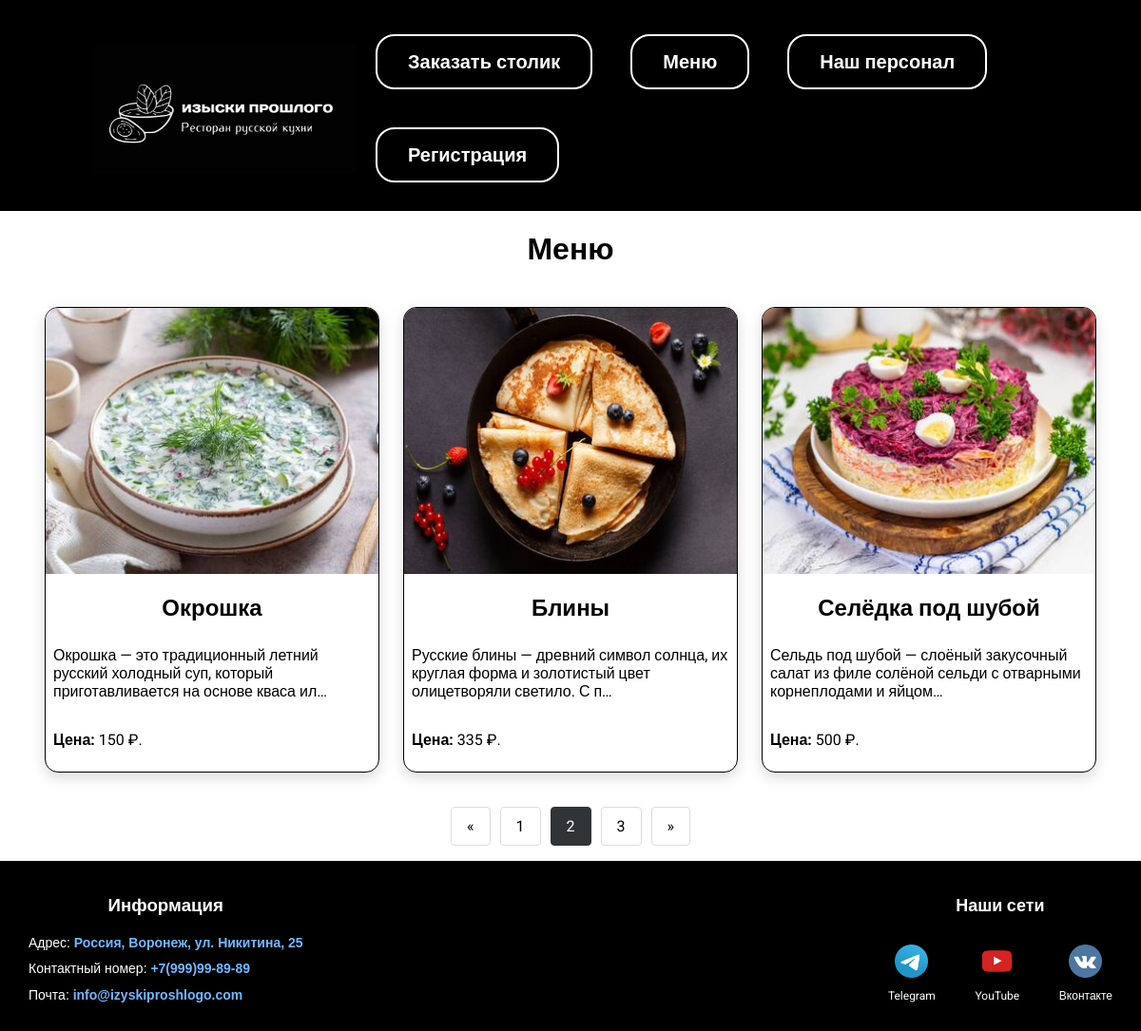
/menu/?page=2, run on the app's committed database.
### view/models.py (models this page shows, shortened)
class Menu(models.Model):
    title = models.CharField(max_length=100)
    image = models.ImageField(upload_to='images/')
    recipe = models.CharField(max_length=2000)
    ingredients = models.CharField(max_length=1000)
    price = models.DecimalField(max_digits=10, decimal_places=2)
    slug = models.SlugField(max_length=250, unique=True)
    class Meta:
        verbose_name = 'блюдо'
        verbose_name_plural = 'Меню'

### view/views.py (the view)
# urls.py: path('menu/', views.menu, name='menu'),
def menu(request):
    menu_items = Menu.objects.all()
    paginator = Paginator(menu_items, 3)
    page = request.GET.get('page')
    try:
        menu_items = paginator.page(page)
    except PageNotAnInteger:
        menu_items = paginator.page(1)
    except EmptyPage:
        menu_items = paginator.page(paginator.num_pages)
    return render(request, 'view/menu.html', {"menu": menu_items})

### view/templates/view/menu.html
{% extends 'view/base.html' %}
{% load static %}
{% block content %}
<div class="center_pers"><h1>Меню</h1></div>
<div class="column">
    {% for item in menu %}
    <div class="menu-card">
        <a href="{% url 'dish' item.slug %}"><img class="menu-image" src="{{ item.image.url }}"></a>
        <div class="menu-content">
            <h3 class="menu-title">{{ item.title }}</h3>
            <p class="menu-recipe">{{ item.recipe|truncatechars:100 }}</p>
            <p class="menu-price"><b>Цена:</b> {{ item.price|floatformat:0 }} ₽.</p>
        </div>
    </div>
    {% endfor %}
</div>
<nav aria-label="Page navigation example">
    <ul class="pagination">
        {% if menu.has_previous %}
        <li class="page-item">
            <a class="page-link" href="?page={{ menu.previous_page_number }}" aria-label="Previous">
                <span aria-hidden="true">&laquo;</span>
            </a>
        </li>
        {% endif %}
        {% for num in menu.paginator.page_range %}
            {% if menu.number == num %}
            <li class="page-item active">
                <a class="page-link" href="?page={{ num }}">{{ num }}</a>
            </li>
            {% else %}
            <li class="page-item">
                <a class="page-link" href="?page={{ num }}">{{ num }}</a>
            </li>
            {% endif %}
        {% endfor %}
        {% if menu.has_next %}
        <li class="page-item">
            <a class="page-link" href="?page={{ menu.next_page_number }}" aria-label="Next">
                <span aria-hidden="true">&raquo;</span>
            </a>
        </li>
        {% endif %}
    </ul>
</nav>
{% endblock %}

### view/static/css/styleDip.css (style rules this page uses)
body { margin: 0; padding: 0; font-family: "Roboto", sans-serif; background: #ffffff; display: flex; flex-direction: column; min-height: 100vh; width: 100%; overflow-x: hidden; }
.column { display: flex; flex-direction: row; flex-wrap: nowrap; justify-content: center; gap: 25px; padding: 20px; max-width: 100%; margin: 0 auto; overflow-x: auto; }
.menu-card { background: white; border-radius: 14px; overflow: hidden; box-shadow: 0 5px 15px rgba(0, 0, 0, 0.15); transition: all 0.3s ease; border: 1px solid #000000; position: relative; max-width: 350px; }
.menu-image { width: 100%; height: 280px; object-fit: cover; transition: transform 0.5s; }
.menu-title { font-size: 24px; margin: 18px 0; text-align: center; padding: 0 18px; }
.menu-recipe { padding: 8px; }
.menu-price { padding: 8px; }
.center_pers { text-align: center; }
.pagination { display: flex; gap: 10px; list-style: none; padding: 0; justify-content: center; }
.page-item { display: inline-block; }
.page-link { display: block; padding: 10px 16px; text-decoration: none; color: #000000; border: 1px solid #ddd; border-radius: 4px; transition: all 0.3s; }
.page-item.active .page-link { background-color: #313436; color: white; border-color: #313436; }

### data on the page
Menu: image (picture), title "Окрошка", recipe "Окрошка — это традиционный летний русский холодный суп, который приготавливается на основе кваса ил…", price "150"
Menu: image (picture), title "Блины", recipe "Русские блины — древний символ солнца, их круглая форма и золотистый цвет олицетворяли светило. С п…", price "335"
Menu: image (picture), title "Селёдка под шубой", recipe "Сельдь под шубой — слоёный закусочный салат из филе солёной сельди с отварными корнеплодами и яйцом…", price "500"

### other printed values
{{ num }} "1" "3"
{{ num }} "2"
